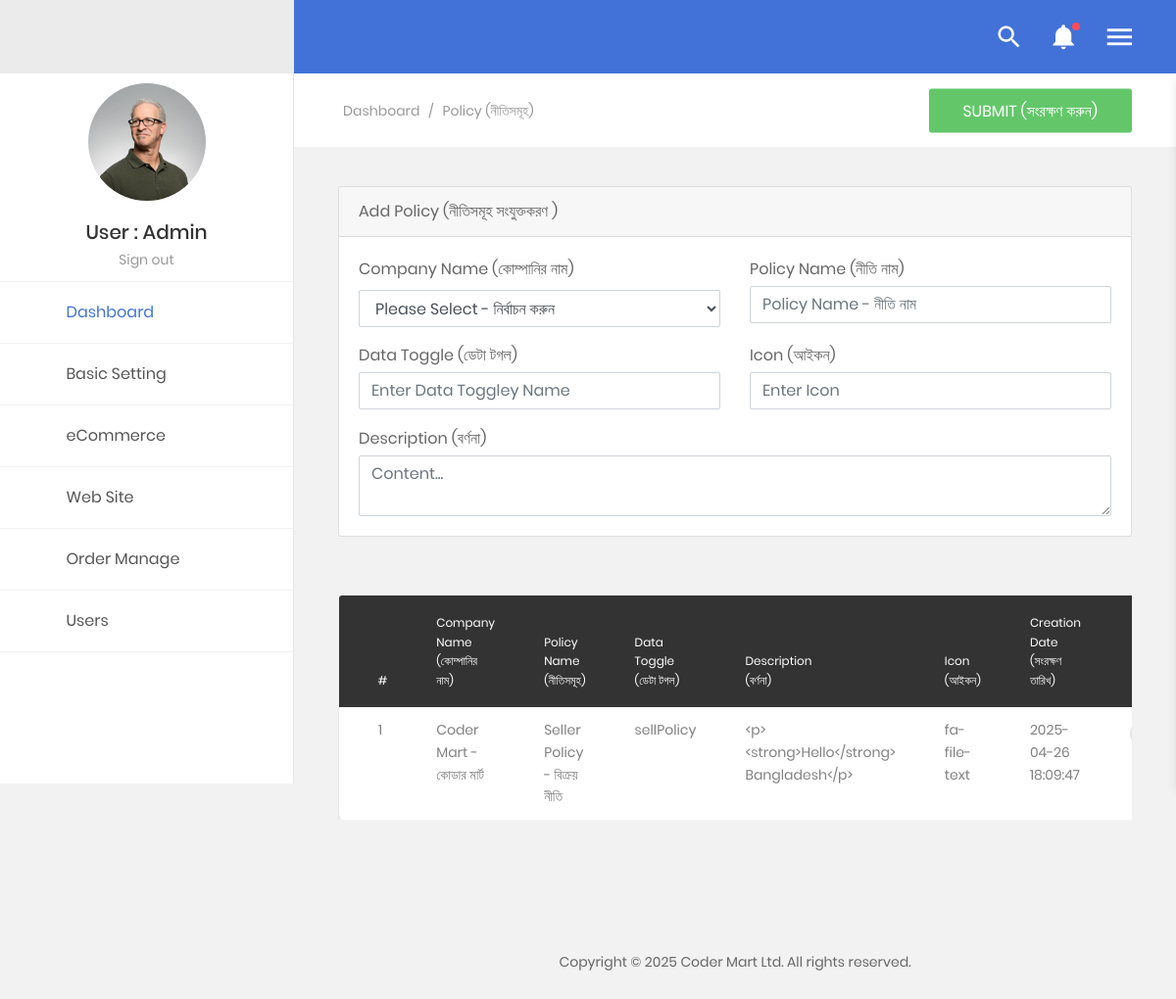
Screenshot of /admin/home/policy.php (signed in) with the database file from the repository.
### tables this page shows
CREATE TABLE `policy` (
  `id` int(11) NOT NULL,
  `compId` int(11) NOT NULL,
  `policyName` varchar(30) NOT NULL,
  `dataToggle` varchar(50) NOT NULL,
  `icon` varchar(30) DEFAULT NULL,
  `description` varchar(1024) NOT NULL,
  `status` varchar(3) NOT NULL,
  `creationDate` timestamp NOT NULL DEFAULT current_timestamp() ON UPDATE current_timestamp()
);

CREATE TABLE `company` (
  `id` int(11) NOT NULL,
  `companyName` varchar(100) NOT NULL,
  `companyName_bn` varchar(150) NOT NULL,
  `status` varchar(3) NOT NULL,
  `creationDate` timestamp NOT NULL DEFAULT current_timestamp()
);

### admin/home/policy.php (the view, shortened to what this page needs)
<?php
include('../../config/config.php');
$policyId = isset($_GET['id']) ? intval(base64_decode($_GET['id'])) : 0;
$policy = ['compId' => '', 'policyName' => '', 'dataToggle' => '', 'icon' => '', 'description' => ''];
?>
<?php include('share/main.php');?>
            <section class="au-breadcrumb m-t-75">
               <div class="section__content section__content--p30">
                  <div class="container-fluid">
                     <div class="row">
                        <div class="col-md-12">
                           <div class="au-breadcrumb-content">
                              <div class="au-breadcrumb-left">
                                 <ul class="list-unstyled list-inline au-breadcrumb__list">
                                    <li class="list-inline-item active">
                                       <a href="#">Dashboard</a>
                                    </li>
                                    <li class="list-inline-item seprate">
                                       <span>/</span>
                                    </li>
                                    <li class="list-inline-item">Policy (নীতিসমূহ) </li>
                                 </ul>
                              </div>
							  <button id="submitPolicy" class="au-btn au-btn-icon au-btn--green"><?php echo $policyId ? 'Update (হালনাগাদ করুন)' : 'Submit (সংরক্ষণ করুন)'; ?></button>
                           </div>
                        </div>
                     </div>
                  </div>
               </div>
            </section>
            <div class="main-content">
               <div class="section__content section__content--p30">
                  <div class="container-fluid">
                     <div class="row">
                        <div class="col-lg-12">
                           <div class="card">
                              <div class="card-header"><?php echo $policyId ? 'Update' : 'Add'; ?> Policy (নীতিসমূহ <?php echo $policyId ? 'হালনাগাদ' : 'সংযুক্তকরণ'; ?> )</div>
                              <div class="card-body">
                                 <form id="policyForm" action="" method="post" enctype="multipart/form-data" novalidate="novalidate">
                                    <div class="row">
									   <div class="col-6">
											<div class="form-group">
												<label for="compId" class="form-control-label">Company Name (কোম্পানির নাম)</label>
												<?php
												$selectedCompId = $policy['compId'] ?? 0;
												echo '<select name="compId" id="compId" class="form-control">';
												echo '<option value="0"' . ($selectedCompId == 0 ? ' selected' : '') . '>Please Select - নির্বাচন করুন</option>';
												echo '</select>';
												?>
											</div>
										</div>
										<div class="col-6">
                                          <div class="form-group">
                                             <label for="policyName" class="control-label mb-1">Policy Name (নীতি নাম)</label>
											 <input id="policyName" name="policyName" type="text" class="form-control policyName valid"  autocomplete="policyName"
                                                placeholder="Policy Name - নীতি নাম" value="<?php echo htmlentities($policy['policyName']); ?>">
                                          </div>
                                       </div>
                                       <div class="col-6">
                                          <div class="form-group">
                                             <label for="dataToggle" class="control-label mb-1">Data Toggle (ডেটা টগল)</label>
                                             <input id="dataToggle" name="dataToggle" type="text" class="form-control dataToggle valid"  autocomplete="dataToggle"
                                                placeholder="Enter Data Toggley Name" value="<?php echo htmlentities($policy['dataToggle']); ?>">
                                          </div>
                                       </div>
                                       <div class="col-6">
                                          <label for="icon" class="control-label mb-1">Icon (আইকন)</label>
                                             <input id="icon" name="icon" type="text" class="form-control icon valid"  autocomplete="icon"
                                                placeholder="Enter Icon" value="<?php echo htmlentities($policy['icon']); ?>">
                                       </div>
									   <div class="col-6">
										</div>
									   <div class="col-12">
                                          <label for="description" class="control-label mb-1">Description (বর্ণনা)</label>
                                          <textarea name="description" placeholder="Content..." class="form-control"><?php echo htmlentities($policy['description'] ?? ''); ?></textarea>
                                       </div>
                                    </div>
                                 </form>
                              </div>
                           </div>
                        </div>
                     </div>
                     <div class="row m-t-30">
                        <div class="col-md-12">
                           <div class="table-responsive m-b-40">
                              <table class="table table-borderless table-data3">
                                 <thead>
                                        <tr>
                                            <th>#</th>
											<th>Company Name (কোম্পানির নাম)</th>
                                            <th>Policy Name <br>(নীতিসমূহ)</th>
											<th>Data Toggle <br>(ডেটা টগল)</th>
											<th>Description <br>(বর্ণনা)</th>
                                            <th>Icon <br>(আইকন)</th>
											<th>Creation Date <br>(সংরক্ষণ তারিখ)</th>
                                            <th>Action <br>(কর্ম পদ্ধতি)</th>
                                        </tr>
                                    </thead>
                                 <tbody>
								 <?php
									try {
										$stmt = $pdo->query("SELECT a.*, b.companyName, b.companyName_bn FROM policy a INNER JOIN company b ON a.compId = b.id");
										$cnt = 1;
										while ($row = $stmt->fetch(PDO::FETCH_ASSOC)) {
									?>
									<tr>
										<td><?php echo $cnt++; ?></td>
										<td><?php echo htmlentities($row['companyName']) . ' - ' . htmlentities($row['companyName_bn']); ?></td>
										<td><?php echo htmlentities($row['policyName']); ?></td>
										<td><?php echo htmlentities($row['dataToggle']); ?></td>
										<td><?php echo htmlentities($row['description']); ?></td>
										<td><?php echo htmlentities($row['icon']); ?></td>
										<td><?php echo htmlentities($row['creationDate']); ?></td>
										<td>
										<div class="table-data-feature">
											<button class="item" data-toggle="tooltip" data-placement="top" title="Edit">
											</button>
										</div>
										</td>
									</tr>
									<?php
										}
									} catch (PDOException $e) {
										echo "<tr><td colspan='7'>Error loading data: " . htmlentities($e->getMessage()) . "</td></tr>";
									}
									?>
                                 </tbody>
                              </table>
                           </div>
                        </div>
                     </div>
                  </div>
               </div>
            </div>
            <?php include('share/footer.php');?>
         </div>
      </div>
   </body>
   </html>

### rows the page displays
policy: company.companyName "Coder Mart", company.companyName_bn "কোডার মার্ট", policyName "Seller Policy - বিক্রয় নীতি", dataToggle "sellPolicy", description "<p><strong>Hello</strong> Bangladesh</p>", icon "fa-file-text", creationDate "2025-04-26 18:09:47"

### other values shown
$user "Admin"
